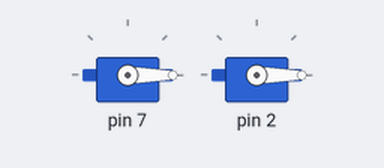
Simulated run of this sketch. Board: Arduino Uno, built with avr-gcc and run on an emulated ATmega328P. On the bench: 2 × servo.

Above: at 4.7 s.
Timing chart, 0 to 6.2 s (numbered marks = the images above):
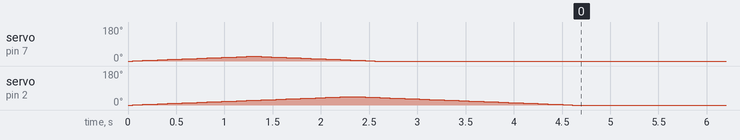

The sketch:

primer_copy_20250824172705.ino
```cpp
#include "Leg.cpp"

Leg *rightLeg1= new Leg(7,2);
void setup() {
 Serial.begin(9600);

}


void loop() {
  (*rightLeg1).Run(millis());
}
  
```

Leg.cpp
```cpp
#include <Servo.h>


class Leg {;
  Servo servo1;
  Servo servo2;
  Servo servo3;
  uint64_t lastRunTime;
  int delayForMoving;
  int gradusPort1;
  int gradusPort2;
  int mona;
  int lisa;
public:
  Leg(int port1, int port2) {
    servo1.attach(port1);
    servo2.attach(port2);
    servo1.write(0);
      servo2.write(0);
    delayForMoving = 50;
    mona = 1;
    lisa = 1;
    gradusPort1 = 0;
    gradusPort2 =0;
  }


  void Run(uint64_t millis) {

    if (millis - lastRunTime > delayForMoving) {
          lastRunTime = millis;
      switch (mona) {
        case 1:
          gradusPort1++;
          if (gradusPort1 >= 25) {
            mona = 2;
          }
          break;
        case 2:
          gradusPort1--;
          if (gradusPort1 <= 0) {
            mona = 3;
          }
          break;
        case 3:
          break;
      }
      switch (lisa) {
        case 1:
          gradusPort2++;
          if (gradusPort2 >= 45) {
            lisa = 2;
          }
          break;
        case 2:
          gradusPort2--;
          if (gradusPort2 <= 0) {
            lisa = 3;
          }
          break;
          case 3:
          break;
      }
      servo1.write(gradusPort1);
      servo2.write(gradusPort2);

    }
  }
};
```

Measured:
- by itself, servo on pin 7: rises from 0° to 25° in 1.2 s, then falls to 0° in 1.3 s
- by itself, servo on pin 2: rises from 0° to 45° in 2.3 s, then falls to 0° in 2.3 s
